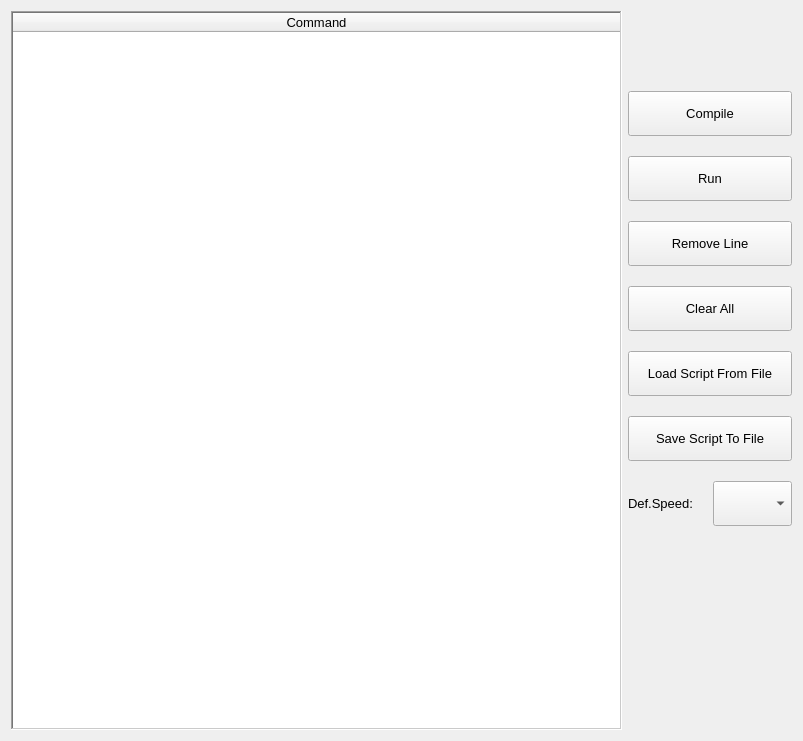
<?xml version="1.0" encoding="UTF-8"?>
<ui version="4.0">
 <class>Form</class>
 <widget class="QWidget" name="Form">
  <property name="geometry">
   <rect>
    <x>0</x>
    <y>0</y>
    <width>803</width>
    <height>741</height>
   </rect>
  </property>
  <property name="windowTitle">
   <string>Form</string>
  </property>
  <layout class="QHBoxLayout" name="horizontalLayout">
   <item>
    <widget class="QTableWidget" name="tblScriptEditor">
     <property name="font">
      <font>
       <family>Arial</family>
       <pointsize>10</pointsize>
      </font>
     </property>
     <property name="inputMethodHints">
      <set>Qt::ImhUppercaseOnly</set>
     </property>
     <property name="frameShape">
      <enum>QFrame::WinPanel</enum>
     </property>
     <property name="selectionMode">
      <enum>QAbstractItemView::SingleSelection</enum>
     </property>
     <property name="selectionBehavior">
      <enum>QAbstractItemView::SelectRows</enum>
     </property>
     <property name="showGrid">
      <bool>false</bool>
     </property>
     <property name="gridStyle">
      <enum>Qt::NoPen</enum>
     </property>
     <property name="wordWrap">
      <bool>false</bool>
     </property>
     <property name="cornerButtonEnabled">
      <bool>false</bool>
     </property>
     <attribute name="horizontalHeaderStretchLastSection">
      <bool>true</bool>
     </attribute>
     <attribute name="verticalHeaderVisible">
      <bool>true</bool>
     </attribute>
     <column>
      <property name="text">
       <string>Command</string>
      </property>
     </column>
    </widget>
   </item>
   <item>
    <layout class="QVBoxLayout" name="verticalLayout">
     <property name="spacing">
      <number>20</number>
     </property>
     <property name="topMargin">
      <number>80</number>
     </property>
     <item>
      <widget class="QToolButton" name="btnCompile">
       <property name="sizePolicy">
        <sizepolicy hsizetype="Preferred" vsizetype="Preferred">
         <horstretch>0</horstretch>
         <verstretch>0</verstretch>
        </sizepolicy>
       </property>
       <property name="minimumSize">
        <size>
         <width>0</width>
         <height>45</height>
        </size>
       </property>
       <property name="font">
        <font>
         <family>Arial</family>
         <pointsize>10</pointsize>
        </font>
       </property>
       <property name="text">
        <string>Compile</string>
       </property>
      </widget>
     </item>
     <item>
      <widget class="QToolButton" name="btnRun">
       <property name="sizePolicy">
        <sizepolicy hsizetype="Preferred" vsizetype="Preferred">
         <horstretch>0</horstretch>
         <verstretch>0</verstretch>
        </sizepolicy>
       </property>
       <property name="minimumSize">
        <size>
         <width>0</width>
         <height>45</height>
        </size>
       </property>
       <property name="font">
        <font>
         <family>Arial</family>
         <pointsize>10</pointsize>
        </font>
       </property>
       <property name="text">
        <string>Run</string>
       </property>
      </widget>
     </item>
     <item>
      <widget class="QToolButton" name="btnRemoveLine">
       <property name="sizePolicy">
        <sizepolicy hsizetype="Preferred" vsizetype="Preferred">
         <horstretch>0</horstretch>
         <verstretch>0</verstretch>
        </sizepolicy>
       </property>
       <property name="minimumSize">
        <size>
         <width>0</width>
         <height>45</height>
        </size>
       </property>
       <property name="font">
        <font>
         <family>Arial</family>
         <pointsize>10</pointsize>
        </font>
       </property>
       <property name="text">
        <string>Remove Line</string>
       </property>
      </widget>
     </item>
     <item>
      <widget class="QToolButton" name="btnClearAll">
       <property name="sizePolicy">
        <sizepolicy hsizetype="Preferred" vsizetype="Preferred">
         <horstretch>0</horstretch>
         <verstretch>0</verstretch>
        </sizepolicy>
       </property>
       <property name="minimumSize">
        <size>
         <width>0</width>
         <height>45</height>
        </size>
       </property>
       <property name="font">
        <font>
         <family>Arial</family>
         <pointsize>10</pointsize>
        </font>
       </property>
       <property name="text">
        <string>Clear All</string>
       </property>
      </widget>
     </item>
     <item>
      <widget class="QToolButton" name="btnLoadScriptFromFile">
       <property name="sizePolicy">
        <sizepolicy hsizetype="Preferred" vsizetype="Preferred">
         <horstretch>0</horstretch>
         <verstretch>0</verstretch>
        </sizepolicy>
       </property>
       <property name="minimumSize">
        <size>
         <width>0</width>
         <height>45</height>
        </size>
       </property>
       <property name="font">
        <font>
         <family>Arial</family>
         <pointsize>10</pointsize>
        </font>
       </property>
       <property name="text">
        <string>Load Script From File</string>
       </property>
      </widget>
     </item>
     <item>
      <widget class="QToolButton" name="btnSaveScriptToFile">
       <property name="sizePolicy">
        <sizepolicy hsizetype="Preferred" vsizetype="Preferred">
         <horstretch>0</horstretch>
         <verstretch>0</verstretch>
        </sizepolicy>
       </property>
       <property name="minimumSize">
        <size>
         <width>0</width>
         <height>45</height>
        </size>
       </property>
       <property name="font">
        <font>
         <family>Arial</family>
         <pointsize>10</pointsize>
        </font>
       </property>
       <property name="text">
        <string>Save Script To File</string>
       </property>
      </widget>
     </item>
     <item>
      <layout class="QHBoxLayout" name="horizontalLayout_2">
       <property name="topMargin">
        <number>0</number>
       </property>
       <item>
        <widget class="QLabel" name="label">
         <property name="sizePolicy">
          <sizepolicy hsizetype="Preferred" vsizetype="Preferred">
           <horstretch>0</horstretch>
           <verstretch>0</verstretch>
          </sizepolicy>
         </property>
         <property name="font">
          <font>
           <family>Arial</family>
           <pointsize>10</pointsize>
          </font>
         </property>
         <property name="text">
          <string>Def.Speed:</string>
         </property>
        </widget>
       </item>
       <item>
        <widget class="QComboBox" name="cboDefaultSpeed">
         <property name="sizePolicy">
          <sizepolicy hsizetype="Preferred" vsizetype="Preferred">
           <horstretch>0</horstretch>
           <verstretch>0</verstretch>
          </sizepolicy>
         </property>
         <property name="minimumSize">
          <size>
           <width>0</width>
           <height>45</height>
          </size>
         </property>
         <property name="font">
          <font>
           <family>Arial</family>
           <pointsize>10</pointsize>
          </font>
         </property>
        </widget>
       </item>
      </layout>
     </item>
     <item>
      <spacer name="verticalSpacer">
       <property name="orientation">
        <enum>Qt::Vertical</enum>
       </property>
       <property name="sizeHint" stdset="0">
        <size>
         <width>20</width>
         <height>40</height>
        </size>
       </property>
      </spacer>
     </item>
    </layout>
   </item>
  </layout>
 </widget>
 <resources/>
 <connections/>
</ui>
